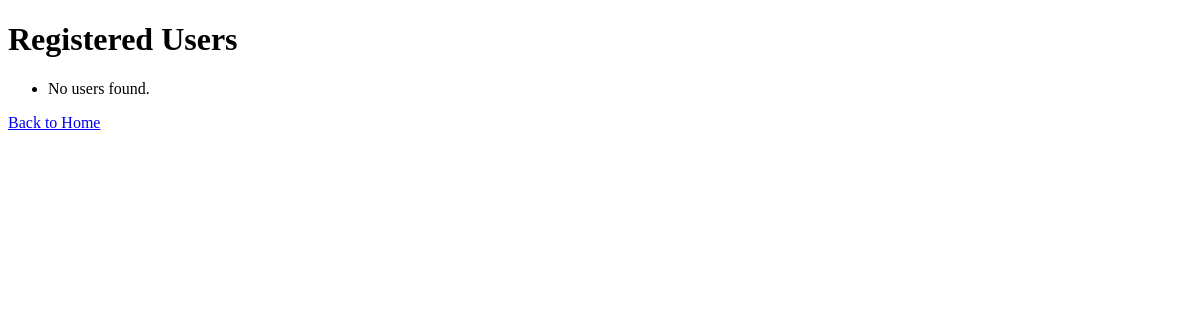
Page /accounts/users/ on the earlier database version.
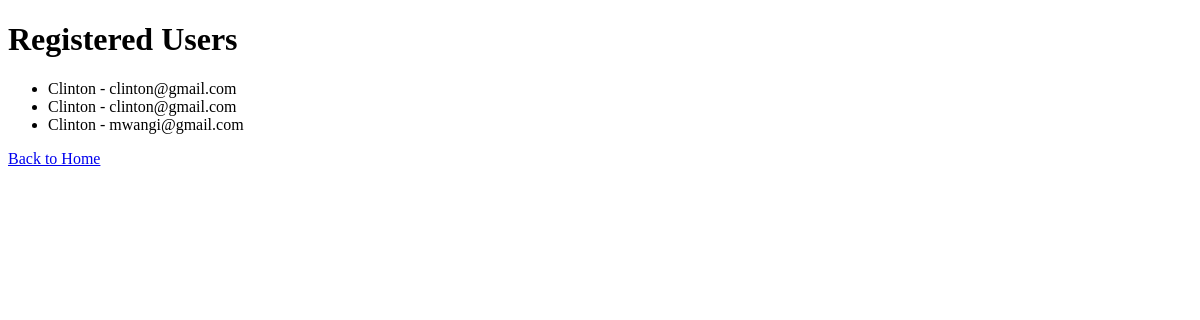
Same page on the later database version.
### accounts/models.py (models this page shows, shortened)
class Users(models.Model):
    username = models.CharField(max_length=100)
    email = models.EmailField()
    password = models.CharField(max_length=100)

### accounts/views.py (the view)
# urls.py: path('users/', views.View_users, name = 'view_users')
def View_users(request):
    users = Users.objects.all()
    return render(request, 'view_users.html', {'users': users})

### accounts/templates/view_users.html (shortened to what this page needs)
<!DOCTYPE html>
<html lang="en">
<head>
</head>
<body>
    <h1>Registered Users</h1>
    <ul>
        {% for user in users %}
        <li> {{ user.username|capfirst }} - {{ user.email }} </li>
        {% empty %}
        <li> No users found. </li>
        {% endfor %}
    </ul>
    <a href="/">Back to Home </a>
</body>
</html>

Differences in the rows shown:
added Users: username "Clinton", email "clinton@gmail.com"
added Users: username "Clinton", email "clinton@gmail.com"
added Users: username "Clinton", email "mwangi@gmail.com"
Other differences:
text no longer shown: "No users found."
